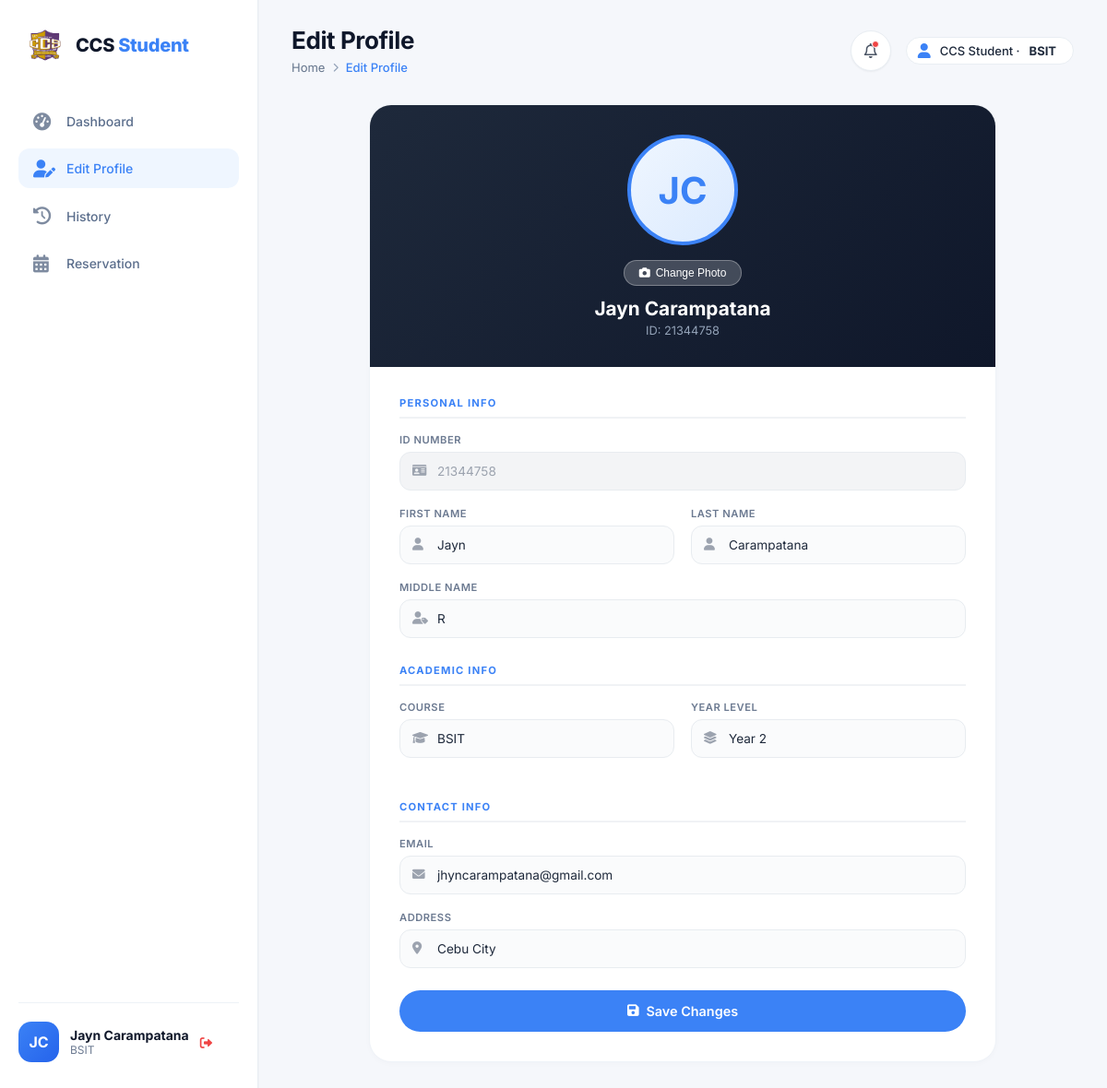
The app's page /editProfile.php (signed in) with its own data.
### tables this page shows
CREATE TABLE `students` (
  `id` int(11) NOT NULL,
  `id_number` varchar(20) NOT NULL,
  `first_name` varchar(100) NOT NULL,
  `last_name` varchar(100) DEFAULT '',
  `middle_name` varchar(100) DEFAULT '',
  `year_level` varchar(20) DEFAULT 'Year 1',
  `course` varchar(20) DEFAULT 'BSIT',
  `email` varchar(100) DEFAULT '',
  `address` text DEFAULT '',
  `sessions` int(11) DEFAULT 30,
  `total_points` int(11) DEFAULT 0,
  `profile_pic` varchar(255) DEFAULT '',
  `password` varchar(255) NOT NULL,
  `created_at` timestamp NOT NULL DEFAULT current_timestamp(),
  `course_level` varchar(50) DEFAULT NULL,
  `sessions_used` int(11) DEFAULT 0,
  `sessions_remaining` int(11) DEFAULT 30,
  `total_hours` decimal(10,2) DEFAULT 0.00
);

### editProfile.php (the view, shortened to what this page needs)
<?php
$conn = new mysqli("localhost", "root", "", "jhyn");
$user_id = $_SESSION['user_id'];
$stmt = $conn->prepare("SELECT * FROM students WHERE id=?");
$stmt->bind_param("i", $user_id);
$stmt->execute();
$user = $stmt->get_result()->fetch_assoc();
$id_number    = $user['id_number']    ?? $_SESSION['id_number']    ?? '';
$last_name    = $user['last_name']    ?? $_SESSION['last_name']    ?? '';
$first_name   = $user['first_name']   ?? $_SESSION['name']         ?? '';
$middle_name  = $user['middle_name']  ?? '';
$course_level = $user['course_level'] ?? $_SESSION['course_level'] ?? '';
$email        = $user['email']        ?? $_SESSION['email']        ?? '';
$course       = $user['course']       ?? $_SESSION['course']       ?? '';
$address      = $user['address']      ?? $_SESSION['address']      ?? '';
$profile_pic  = $user['profile_pic']  ?? $_SESSION['profile_pic']  ?? '';
$fullname     = trim($first_name . ' ' . $last_name);
$initials     = strtoupper(substr($first_name,0,1) . substr($last_name,0,1));
?>
<!DOCTYPE html>
<html lang="en">
<head>
  <link rel="stylesheet" href="https://cdnjs.cloudflare.com/ajax/libs/font-awesome/6.0.0-beta3/css/all.min.css"/>
</head>
<body>
<div class="sidebar">
  <div class="logo-area">
    <img src="ccslogo2.png" alt="CCS Logo" class="logo-image" onerror="this.onerror=null; this.style.display='none'; document.getElementById('studentFallbackLogo').style.display='flex';">
    <div class="logo-text">CCS <span>Student</span></div>
  </div>
  <div class="nav-menu">
    <a href="dashboard.php" class="nav-item"><i class="fas fa-tachometer-alt"></i> Dashboard</a>
    <a href="editProfile.php" class="nav-item active"><i class="fas fa-user-edit"></i> Edit Profile</a>
    <a href="history.php" class="nav-item"><i class="fas fa-history"></i> History</a>
    <a href="reservation.php" class="nav-item"><i class="fas fa-calendar-alt"></i> Reservation</a>
  </div>
  <div class="bottom-user">
    <div class="user-avatar"><?php echo $initials ?: '?'; ?></div>
    <div class="user-details">
      <h4><?= htmlspecialchars($fullname ?: 'Student') ?></h4>
      <p><?= htmlspecialchars($course ?: 'N/A') ?></p>
    </div>
    <form method="POST" action="logout.php" style="display:inline;">
      <button type="submit" class="logout-icon"><i class="fas fa-sign-out-alt"></i></button>
    </form>
  </div>
</div>
<div class="main-content">
  <div class="top-header">
    <div class="page-breadcrumb">
      <h1>Edit Profile</h1>
      <div class="breadcrumb-links">
        <span>Home</span>
        <i class="fas fa-chevron-right"></i>
        <span>Edit Profile</span>
      </div>
    </div>
    <div class="header-actions">
      <div class="notif-btn">
        <i class="far fa-bell"></i>
        <div class="notif-dot"></div>
      </div>
      <div class="student-chip"><i class="fas fa-user"></i> CCS Student · <strong><?= htmlspecialchars($course ?: 'BSIT') ?></strong></div>
    </div>
  </div>
  <div class="profile-card">
    <div class="profile-header">
      <div class="avatar-upload" onclick="document.getElementById('pic-input').click()">
        <div class="avatar-img" id="avatar-display">
          <?php if (!empty($profile_pic) && file_exists($profile_pic)): ?>
            <img id="avatar-preview" src="<?= htmlspecialchars($profile_pic) ?>" alt="Profile"/>
          <?php else: ?>
            <span id="avatar-initials"><?= htmlspecialchars($initials ?: '?') ?></span>
          <?php endif; ?>
        </div>
      </div>
      <button type="button" class="change-photo-btn" onclick="document.getElementById('pic-input').click()">
        <i class="fas fa-camera" style="margin-right:6px;"></i>Change Photo
      </button>
      <div class="profile-name-large"><?= htmlspecialchars($fullname ?: 'Student') ?></div>
      <div class="profile-id-large">ID: <?= htmlspecialchars($id_number ?: '—') ?></div>
    </div>
    <div class="form-body">
      <form method="POST" action="editProfile.php" enctype="multipart/form-data">
        <div class="section-title">Personal Info</div>
        <div class="field">
          <label>ID Number</label>
          <div class="field-wrap">
            <input type="text" value="<?= htmlspecialchars($id_number) ?>" readonly/>
          </div>
        </div>
        <div class="row-2">
          <div class="field">
            <label>First Name</label>
            <div class="field-wrap">
              <input type="text" name="first_name" value="<?= htmlspecialchars($first_name) ?>" placeholder="First name"/>
            </div>
          </div>
          <div class="field">
            <label>Last Name</label>
            <div class="field-wrap">
              <input type="text" name="last_name" value="<?= htmlspecialchars($last_name) ?>" placeholder="Last name"/>
            </div>
          </div>
        </div>
        <div class="field">
          <label>Middle Name</label>
          <div class="field-wrap">
            <input type="text" name="middle_name" value="<?= htmlspecialchars($middle_name) ?>" placeholder="Middle name"/>
          </div>
        </div>
        <div class="section-title" style="margin-top:28px;">Academic Info</div>
        <div class="row-2">
          <div class="field">
            <label>Course</label>
            <div class="field-wrap">
              <input type="text" name="course" value="<?= htmlspecialchars($course) ?>" placeholder="e.g. BSIT"/>
            </div>
          </div>
          <div class="field">
            <label>Year Level</label>
            <div class="field-wrap">
              <input type="text" name="course_level" value="<?= htmlspecialchars($course_level) ?>" placeholder="e.g. 3"/>
            </div>
          </div>
        </div>
        <div class="section-title" style="margin-top:28px;">Contact Info</div>
        <div class="field">
          <label>Email</label>
          <div class="field-wrap">
            <input type="email" name="email" value="<?= htmlspecialchars($email) ?>" placeholder="you@email.com"/>
          </div>
        </div>
        <div class="field">
          <label>Address</label>
          <div class="field-wrap">
            <input type="text" name="address" value="<?= htmlspecialchars($address) ?>" placeholder="City, Province"/>
          </div>
        </div>
        <button type="submit" class="btn-save">
          <i class="fas fa-save"></i> Save Changes
        </button>
      </form>
    </div>
  </div>
</div>
</body>
</html>

### records on screen
students: first_name+last_name "JC", first_name+last_name "Jayn Carampatana", course "BSIT", id_number "21344758", first_name "Jayn", last_name "Carampatana", middle_name "R", course_level "Year 2", email "jhyncarampatana@gmail.com", address "Cebu City"
